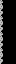

Rendered tile map (Tiled .tmx) drawn with the repository's tilesets; below, a short description and the full map source, tile grids included:
An orthogonal 2x4 tile map with 8x16 px tiles, 1 tile layer (Tile Layer 1), 4 tilesets.

<map version="1.10" tiledversion="1.11.0" orientation="orthogonal" renderorder="right-down" width="2" height="4" tilewidth="8" tileheight="16" infinite="0" nextlayerid="2" nextobjectid="1">
 <tileset firstgid="1" name="castle_stone" tilewidth="8" tileheight="16" tilecount="13" columns="13">
  <image source="../gfx/tiles/castle_stone.png" width="104" height="16" />
 </tileset>
 <tileset firstgid="14" name="castle_tile" tilewidth="8" tileheight="16" tilecount="14" columns="14">
  <image source="../gfx/tiles/castle_tile.png" width="112" height="16" />
 </tileset>
 <tileset firstgid="28" name="castle_carpet" tilewidth="8" tileheight="16" tilecount="11" columns="11">
  <image source="../gfx/tiles/castle_carpet.png" width="88" height="16" />
 </tileset>
 <tileset firstgid="39" name="castle_tables" tilewidth="8" tileheight="16" tilecount="13" columns="13">
  <image source="../gfx/tiles/castle_tables.png" width="104" height="16" />
 </tileset>
 <layer id="1" name="Tile Layer 1" width="2" height="4">
  <data>
   <tile gid="5" />
   <tile gid="9" />
   <tile gid="5" />
   <tile gid="9" />
   <tile gid="5" />
   <tile gid="9" />
   <tile gid="5" />
   <tile gid="9" />
  </data>
 </layer>
</map>
